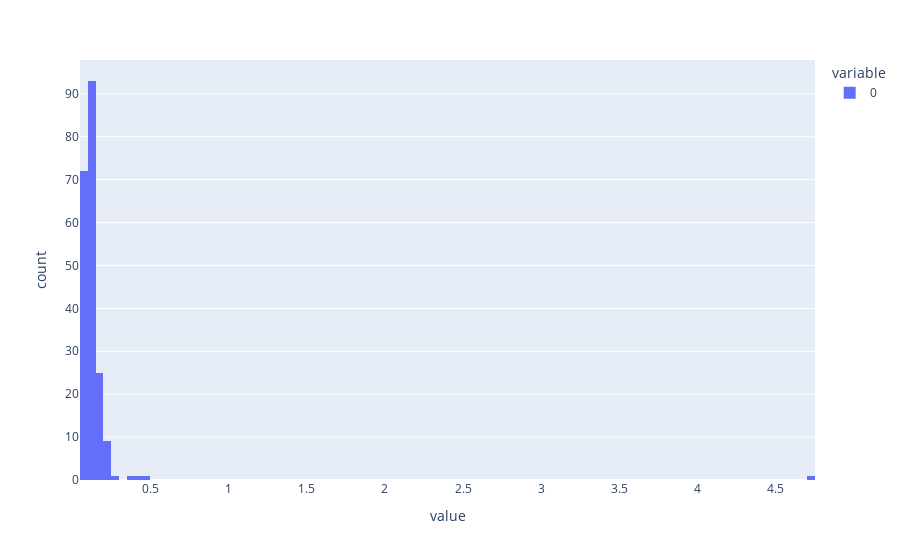

Notebook code cell kept with this figure:
### Code cell
px.histogram(np.array([x.mae.max() for x in le_mean_absolute_error]), nbins=100)

### Figure 1 — Plotly figure (JSON) as saved in the notebook; plotly's stock layout.template omitted (floating-point values rounded to 4 significant figures; data arrays with more than 128 entries replaced by an {"elided": "..."} marker saying what was removed)
{"data": [{"alignmentgroup": "True", "bingroup": "x", "hovertemplate": "variable=0<br>value=%{x}<br>count=%{y}<extra></extra>", "legendgroup": "0", "marker": {"color": "#636efa", "pattern": {"shape": ""}}, "name": "0", "nbinsx": 100, "offsetgroup": "0", "orientation": "v", "showlegend": true, "type": "histogram", "x": {"elided": "204 float values"}, "xaxis": "x", "yaxis": "y"}], "layout": {"barmode": "relative", "legend": {"title": {"text": "variable"}, "tracegroupgap": 0}, "margin": {"t": 60}, "xaxis": {"anchor": "y", "domain": [0, 1], "title": {"text": "value"}}, "yaxis": {"anchor": "x", "domain": [0, 1], "title": {"text": "count"}}}}
